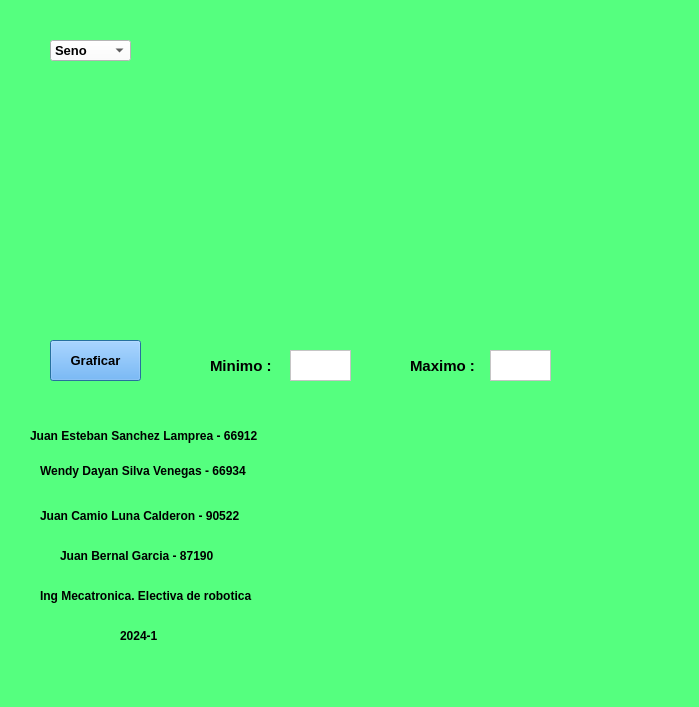
<?xml version="1.0" encoding="UTF-8"?>
<ui version="4.0">
 <class>Dialog</class>
 <widget class="QDialog" name="Dialog">
  <property name="geometry">
   <rect>
    <x>0</x>
    <y>0</y>
    <width>699</width>
    <height>707</height>
   </rect>
  </property>
  <property name="windowTitle">
   <string>Dialog</string>
  </property>
  <property name="styleSheet">
   <string notr="true">background-color: rgb(85, 255, 127);</string>
  </property>
  <widget class="QComboBox" name="funciones_lista">
   <property name="geometry">
    <rect>
     <x>50</x>
     <y>40</y>
     <width>81</width>
     <height>21</height>
    </rect>
   </property>
   <property name="font">
    <font>
     <pointsize>10</pointsize>
     <weight>75</weight>
     <bold>true</bold>
    </font>
   </property>
   <property name="styleSheet">
    <string notr="true">background-color: rgb(255, 255, 255);</string>
   </property>
   <item>
    <property name="text">
     <string>Seno</string>
    </property>
   </item>
   <item>
    <property name="text">
     <string>Coseno</string>
    </property>
   </item>
   <item>
    <property name="text">
     <string>Tangente</string>
    </property>
   </item>
   <item>
    <property name="text">
     <string>Cotangente</string>
    </property>
   </item>
   <item>
    <property name="text">
     <string>Secante</string>
    </property>
   </item>
   <item>
    <property name="text">
     <string>Cosecante</string>
    </property>
   </item>
  </widget>
  <widget class="QPushButton" name="pushButton">
   <property name="geometry">
    <rect>
     <x>50</x>
     <y>340</y>
     <width>91</width>
     <height>41</height>
    </rect>
   </property>
   <property name="font">
    <font>
     <pointsize>10</pointsize>
     <weight>75</weight>
     <bold>true</bold>
    </font>
   </property>
   <property name="styleSheet">
    <string notr="true">background-color: rgb(85, 170, 255);</string>
   </property>
   <property name="text">
    <string>Graficar</string>
   </property>
  </widget>
  <widget class="QTextEdit" name="minimo">
   <property name="geometry">
    <rect>
     <x>290</x>
     <y>350</y>
     <width>61</width>
     <height>31</height>
    </rect>
   </property>
   <property name="styleSheet">
    <string notr="true">background-color: rgb(255, 255, 255);</string>
   </property>
  </widget>
  <widget class="QTextEdit" name="maximo">
   <property name="geometry">
    <rect>
     <x>490</x>
     <y>350</y>
     <width>61</width>
     <height>31</height>
    </rect>
   </property>
   <property name="styleSheet">
    <string notr="true">background-color: rgb(255, 255, 255);</string>
   </property>
  </widget>
  <widget class="QLabel" name="label">
   <property name="geometry">
    <rect>
     <x>210</x>
     <y>350</y>
     <width>71</width>
     <height>31</height>
    </rect>
   </property>
   <property name="font">
    <font>
     <pointsize>11</pointsize>
     <weight>75</weight>
     <bold>true</bold>
    </font>
   </property>
   <property name="text">
    <string>Minimo :</string>
   </property>
  </widget>
  <widget class="QLabel" name="label_2">
   <property name="geometry">
    <rect>
     <x>410</x>
     <y>350</y>
     <width>71</width>
     <height>31</height>
    </rect>
   </property>
   <property name="font">
    <font>
     <pointsize>11</pointsize>
     <weight>75</weight>
     <bold>true</bold>
    </font>
   </property>
   <property name="text">
    <string>Maximo :</string>
   </property>
  </widget>
  <widget class="QLabel" name="label_7">
   <property name="geometry">
    <rect>
     <x>40</x>
     <y>490</y>
     <width>291</width>
     <height>51</height>
    </rect>
   </property>
   <property name="font">
    <font>
     <pointsize>9</pointsize>
     <weight>75</weight>
     <bold>true</bold>
    </font>
   </property>
   <property name="text">
    <string>Juan Camio Luna Calderon - 90522</string>
   </property>
   <property name="margin">
    <number>15</number>
   </property>
  </widget>
  <widget class="QLabel" name="label_8">
   <property name="geometry">
    <rect>
     <x>60</x>
     <y>530</y>
     <width>291</width>
     <height>51</height>
    </rect>
   </property>
   <property name="font">
    <font>
     <pointsize>9</pointsize>
     <weight>75</weight>
     <bold>true</bold>
    </font>
   </property>
   <property name="text">
    <string>Juan Bernal Garcia - 87190</string>
   </property>
   <property name="margin">
    <number>15</number>
   </property>
  </widget>
  <widget class="QLabel" name="label_10">
   <property name="geometry">
    <rect>
     <x>120</x>
     <y>610</y>
     <width>81</width>
     <height>51</height>
    </rect>
   </property>
   <property name="font">
    <font>
     <pointsize>9</pointsize>
     <weight>75</weight>
     <bold>true</bold>
    </font>
   </property>
   <property name="text">
    <string>2024-1</string>
   </property>
   <property name="margin">
    <number>15</number>
   </property>
  </widget>
  <widget class="QLabel" name="label_3">
   <property name="geometry">
    <rect>
     <x>40</x>
     <y>450</y>
     <width>261</width>
     <height>41</height>
    </rect>
   </property>
   <property name="font">
    <font>
     <pointsize>9</pointsize>
     <weight>75</weight>
     <bold>true</bold>
    </font>
   </property>
   <property name="text">
    <string>Wendy Dayan Silva Venegas - 66934</string>
   </property>
   <property name="margin">
    <number>15</number>
   </property>
  </widget>
  <widget class="QLabel" name="label_6">
   <property name="geometry">
    <rect>
     <x>30</x>
     <y>410</y>
     <width>291</width>
     <height>51</height>
    </rect>
   </property>
   <property name="font">
    <font>
     <pointsize>9</pointsize>
     <weight>75</weight>
     <bold>true</bold>
    </font>
   </property>
   <property name="text">
    <string>Juan Esteban Sanchez Lamprea - 66912</string>
   </property>
   <property name="margin">
    <number>15</number>
   </property>
  </widget>
  <widget class="QLabel" name="label_9">
   <property name="geometry">
    <rect>
     <x>40</x>
     <y>570</y>
     <width>291</width>
     <height>51</height>
    </rect>
   </property>
   <property name="font">
    <font>
     <pointsize>9</pointsize>
     <weight>75</weight>
     <bold>true</bold>
    </font>
   </property>
   <property name="text">
    <string>Ing Mecatronica. Electiva de robotica</string>
   </property>
   <property name="margin">
    <number>15</number>
   </property>
  </widget>
  <widget class="QLabel" name="label_4">
   <property name="geometry">
    <rect>
     <x>370</x>
     <y>420</y>
     <width>261</width>
     <height>241</height>
    </rect>
   </property>
   <property name="text">
    <string/>
   </property>
   <property name="pixmap">
    <pixmap>logo-ecci.png</pixmap>
   </property>
   <property name="scaledContents">
    <bool>true</bool>
   </property>
  </widget>
  <widget class="QLabel" name="Grafica">
   <property name="geometry">
    <rect>
     <x>150</x>
     <y>20</y>
     <width>461</width>
     <height>281</height>
    </rect>
   </property>
   <property name="text">
    <string/>
   </property>
   <property name="scaledContents">
    <bool>true</bool>
   </property>
  </widget>
 </widget>
 <resources/>
 <connections/>
</ui>
